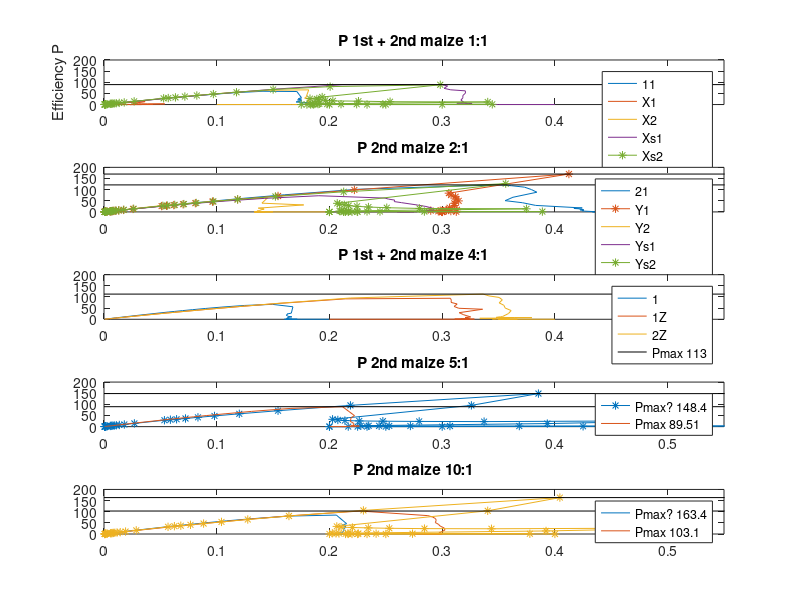
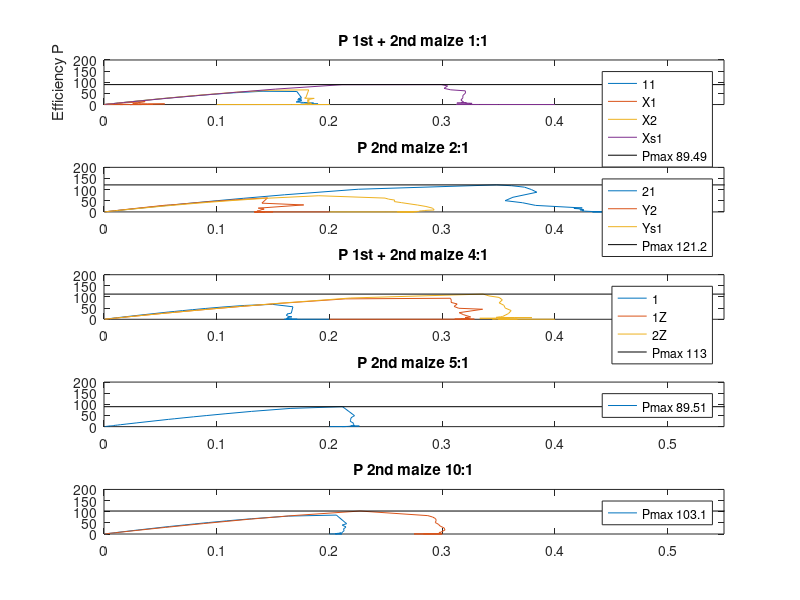

Reproduce these figures in MATLAB, in order.
close all
clear

res = [999999 899999 799999 699999 599999 499999 399999 299999 199999 99999 89999 79999 69999 59999 49999 39999 29999 19999 9999 8999 7999 6999 5999 4999 3999 2999 1999 999 899 799 699 599 499 399 299 199 99 89 79 69 59 49 39 29 19 9 8 7 6 5 4 3 2 1 0];

%--------------------------------------------------------------------------
%w 5 measurements, airampo

%stora b?garen
%mV, 999 999 - 0 Ohm
aC1_V = 200;
aC2_V = [600 600 530 530 529 529 529 528 528 527 526 522 521 520 518 517 515 513 509 507 497 486 443 431 418 401 377 343 297 232 160 073 064 057 49.1 40.6 32.5 24.4 16.2 8.0 7.2 6.4 5.6 4.7 3.9 3.0 2.2 1.4 0.6 0.4 0.3 0.3 0.2 0.1 0];

aB1_V = [402 402 396 393 388 385 374 374 363 358 349 336 330 323 316 306 296 287 286 282 283 284 282 192 073 052 026 023 021 19.7 17.0 14.2 8.7 5.8 2.8 2.5 2.2 1.9 1.6 1.3 1.0 0.7 0.4 0.1 0.1 0 0 0 0 0 0 0 0 0 0];
aB2_V = 490;
aB3_V = [566 566 564 563 561 559 557 555 553 550 547 540 539 533 527 522 516 509 498 474 402 374 340 310 276 235 193 149 101 48.5 43.6 38.6 33.5 28.6 23.5 18.9 14.0 9.2 4.5 4.0 3.5 3.1 2.6 2.1 1.6 1.2 0.7 0.3 0.2 0.2 0.1 0.1 0 0 0];

aC2_I = aC2_V./res;
aB1_I = aB1_V./res;
aB3_I = aB3_V./res;

% figure
% plot(aC2_I, aC2_V, aB1_I, aB1_V, aB3_I, aB3_V);
% legend('2C', '1B', '3B')
% title('1st airampo 2C 1B 3B')


%------------------------------------------------------------------------------------------------------
%------------------------------------------------------------------------------------------------------

%w 6 monday

%airampo, mV
aBprim1_V = [538 538 540 539 540 539 539 538 538 536 534 530 529 526 524 521 517 510 496 431 421 406 388 366 325 385 227 157 119 97 82 68 54 41 27 14 13 12 11 9 8 7 6 5 3 2 1 0.9 0.8 0.7 0.6 0.5 0.4 0.2 0];
aBprim1_I = aBprim1_V./res;
aBprim2_V = [612 612 610 609 609 608 607 606 605 604 603 601 600 598 597 595 593 589 583 564 559 552 545 535 521 500 565 389 201 175 155 135 115 105 56 37 19 17 14 12 10.5 8.6 7.0 5.1 4.0 2.0 1.5 1.3 1.1 0.9 0.7 0.6 0.4 0.2 0];
aBprim2_I = aBprim2_V./res;

aCprim1_V = [602 602 602 602 602 601 600 598 594 591 587 585 584 581 576 571 563 545 497 582 466 444 415 392 342 270 189 92.0 80.0 72.0 62.9 53.0 42.8 36.7 25.5 17.7 8.8 7.0 6.8 6.0 5.0 4.3 3.3 2.5 1.7 0.9 0.6 0.6 0.5 0.4 0.3 0.2 0.1 0 0];
aCprim1_I = aCprim1_V./res;
%felk?lla beh?vde s?tta p? silver 2ggr
aCprim2_V = [562 562 445 444 442 429 412 413 400 395 381 377 375 370 372 365 360 354 343 292 278 266 255 237 217 185 141 80 73.6 66.0 58.8 50.3 41.8 33.6 25.6 16.8 8.3 7.5 6.6 5.6 4.8 4.0 3.1 2.4 1.5 0.7 0.6 0.5 0.5 0.4 0.3 0.2 0.1 0 0];
aCprim2_V = aCprim2_V./res;

% figure
% subplot(2, 1, 1)
% plot(aBprim1_I, aBprim1_V, aBprim2_I, aBprim2_V)
% title('2nd airampo 1B 2B')
% xlim([0 0.55])
% legend('1', '2')
% subplot(2, 1, 2)
% plot(aCprim1_I, aCprim1_V, aCprim2_V, aCprim2_V)
% title('2nd airampo 1C 2C')
% xlim([0 0.55])
% legend('1', '2')


% %black maize ------------------------------------------------------------
%1:1
mX1_V = [516 516 511 509 506 504 502 500 496 491 477 467 463 455 447 437 423 401 365 270 204 183 161 142 122 99 77.0 53.8 25.5 22.1 19.2 17.1 13.6 11.4 8.8 6.5 4.3 2.1 1.9 1.6 1.4 1.2 0.9 0.7 0.5 0.3 0.2 0.1 0.1 0 0 0 0 0 0];
mX1_I = mX1_V./res;
mX2_V = [557 557 557 557 556 555 555 554 552 551 550 549 548 546 545 544 541 535 522 517 512 507 500 487 472 439 363 179 160 149 127 108 90.9 72.0 54.1 36.5 18.2 16.2 14.3 12.3 10.5 9.0 7.2 5.3 3.5 1.7 1.4 1.3 1.1 0.9 0.8 0.5 0.2 0.1 0];
mX2_I = mX2_V./res;

%2:1
mY1_V = [525 525 525 525 525 525 525 525 525 522 521 521 521 520 519 518 517 516 511 499 495 491 486 481 474 463 444 412 275 246 218 187 157 124 93 61 31 27 24 20 17.6 14.7 12.0 8.6 5.7 2.7 2.5 2.1 1.8 1.5 1.2 0.9 0.6 0.3 0];
mY1_I = mY1_V./res;
mY2_V = [584 584 584 583 583 583 582 581 581 580 576 575 574 571 571 569 567 562 553 530 520 512 501 488 467 435 280 177 123 113 98.7 85.1 69.4 55.2 41.3 27.0 13.9 12.5 10.7 9.4 7.9 6.6 5.3 3.9 2.6 1.2 1.1 1.0 0.8 0.7 0.6 0.4 0.3 0.2 0];
mY2_I = mY2_V./res;

%4:1
%m?ngden majs f?r andra m?tningen
mZ1_V = [536 536 536 535 535 534 534 533 532 531 530 528 528 527 525 524 522 519 510 506 502 497 492 486 475 460 428 307 277 246 219 186 157 134 94.2 63.5 32.2 28.8 25.3 22.3 19.0 15.7 12.6 9.4 6.1 2.8 2.5 2.3 1.9 1.6 1.3 0.9 0.6 0.2 0];
mZ1_I = mZ1_V./res;
mZ2_V = [530 530 528 529 528 527 526 526 525 524 523 522 521 510 519 517 516 513 504 501 499 496 492 486 478 463 437 336 307 280 247 210 177 142 108 71.4 35.0 31.3 27.6 24.0 21.5 18.6 13.0 10.1 6.6 3.1 2.8 2.5 2.1 1.8 1.4 1.1 0.7 0.4 0];
mZ2_I = mZ2_V./res;

%1:1
%mer majs ?n 2a, 15:15 ist?llet f?r 10:10
mXs1_V = [531 531 531 530 530 530 529 528 527 526 525 523 522 521 519 517 515 514 504 501 497 492 486 479 470 456 422 299 274 241 215 192 160 127 95.2 63.0 31.6 28.2 25.4 21.6 19.1 16.0 12.6 9.3 6.1 2.9 2.5 2.2 1.9 1.6 1.3 1.0 0.7 0.4 0];
mXs1_I = mXs1_V./res;
mXs2_V = [554 554 553 552 552 552 551 550 549 548 546 545 544 543 542 540 538 535 529 513 507 502 494 485 470 450 401 298 174 146 132 114 98 81 67.5 50.5 33.7 17.0 14.6 12.9 11.2 9.7 8.2 6.5 4.7 3.1 1.4 1.3 1.1 0.9 0.8 0.7 0.5 0.3 0];
mXs2_I = mXs2_V./res;

%? = w
%2:1, 15:7,5g
mYs1_V = [520 520 519 520 520 519 519 519 518 517 517 517 516 516 515 514 511 507 494 490 486 481 475 465 450 427 381 249 227 206 180 158 135 111 85.4 58.0 29.0 25.5 22.5 19.6 16.6 13.7 10.9 8.1 5.1 2.5 2.1 1.9 1.6 1.3 1.1 0.8 0.5 0.2 0];
mYs1_I = mYs1_V./res;
%ljus glappar
mYs2_V = [547 547 546 546 544 544 543 542 541 540 538 537 535 534 533 532 530 527 522 506 502 496 491 485 474 456 425 356 186 167 149 130 112 93.6 75.0 55.7 37.1 18.6 16.6 14.7 12.8 11.0 9.1 7.1 5.4 3.5 1.7 1.5 1.3 1.1 0.9 0.6 0.4 0.2 0];
mYs2_I = mYs2_V./res;

% figure
% subplot(5, 1, 1)
% plot(mX1_I, mX1_V, mX2_I, mX2_V)
% title('1st maize X')
% xlim([0 0.35])
% legend('1', '2')
% subplot(5, 1, 2)
% plot(mY1_I, mY1_V, mY2_I, mY2_V)
% title('1st maize Y')
% xlim([0 0.35])
% legend('1', '2')
% subplot(5, 1, 3)
% plot(mZ1_I, mZ1_V, mZ2_I, mZ2_V)
% title('1st maize Z')
% xlim([0 0.35])
% legend('1', '2')
% subplot(5, 1, 4)
% plot(mV1_I, mV1_V, mV2_I, mV2_V)
% title('1st maize V')
% xlim([0 0.35])
% legend('1', '2')
% subplot(5, 1, 5)
% plot(mW1_I, mW1_V, mW2_I, mW2_V)
% title('1st maize W')
% xlim([0 0.35])
% legend('1', '2')


%------------------------------------------------------------------------------------------------------
%------------------------------------------------------------------------------------------------------
%10/02
%3e m?tningen, majs och kanske airampo med polymer sen

%4 majs

%1:1 - en kvar
%m111_V = [366];
%m112_V = [150];
%ngt ?r fel - oklart vad
%m?ste ha f?rsk majs?
%elektrolyten ?r f?r gammal?
m113_V = [561 561 561 560 558 557 556 555 552 549 547 546 545 544 541 539 536 531 517 511 506 499 490 478 459 423 342 175 155 140 120 105 87 68 53 37 18 16 15 12.3 10.5 8.6 6.8 5.3 3.4 1.6 1.4 1.3 1.1 0.9 0.8 0.6 0.4 0.2 0];
m113_I = m113_V./res;

%2:1 - en kvar
%2 m?tna med d?liga utrustningen
m212_V = [550 550 548 547 545 545 544 543 541 549 539 537 536 535 534 533 531 528 521 518 516 512 508 502 494 480 451 348 325 298 265 230 181 142 111 76.2 42.0 37.1 33.3 29.1 25.1 20.7 16.6 12.3 8.1 3.9 3.5 3.1 2.6 2.2 1.8 1.3 0.9 0.5 0];
m212_I = m212_V./res;

%4:1
m411_V = []; %fuckad
m412_V = [615 615 614 614 613 612 611 610 609 607 606 604 603 601 600 597 593 588 570 563 557 549 539 523 498 448 335 166 146 130 113 97.4 81.4 66.5 48.8 32.3 16.2 14.5 12.8 11.2 9.6 8.0 6.3 4.7 3.1 1.5 1.3 1.2 1.0 0.8 0.7 0.6 0.4 0.2 0];
m412_I = m412_V./res;
m413_V = []; %rispad

%5:1
m511_V = [568 568 567 566 565 565 563 561 559 557 553 552 551 548 547 544 541 539 536 530 515 506 500 490 480 463 437 385 293 162 145 128 113 98.7 83.6 67.1 51.3 35.0 18.0 16.2 14.4 12.4 10.6 8.9 7.0 5.2 3.4 1.4 1.3 1.0 0.9 0.7 0.5 0.3 0];
m511_I = m511_V./res;
m512_V = [609 609 608 608 607 606 606 604 603 602 600 599 596 595 592 591 588 583 571 565 561 555 547 537 523 495 423 222 198 175 153 131 109 87.8 66.2 44.0 22.0 19.6 17.4 15.1 13.0 11.1 8.5 6.3 4.1 1.9 1.7 1.5 1.2 1.0 0.8 0.6 0.4 0.2 0];
m512_I = m512_V./res;
m513_V = []; %f?r l?g, 10mV h?gsta med bra m?tutrustning

%10:1
m1011_V = [620 620 620 620 620 619 618 617 616 614 612 611 610 609 607 605 602 597 581 575 570 563 555 543 523 491 412 215 190 170 150 128 106 85.0 63.6 42.1 20.9 18.6 16.6 14.3 12.2 10.1 8.0 6.0 3.9 1.9 1.6 1.4 1.2 1.0 0.8 0.6 0.4 0.2 0];
m1011_I = m1011_V./res;
m1012_V = [578 578 577 576 575 574 573 572 571 570 569 568 567 566 565 564 562 558 545 542 539 535 530 523 515 495 454 287 262 235 206 176 148 119 90.2 60.2 29.6 26.6 23.5 20.6 17.6 14.6 11.6 8.6 5.6 2.6 2.3 2.0 1.7 1.5 1.1 0.9 0.6 0.3 0];
m1012_I = m1012_V./res;
m1013_V = [589 589 589 589 588 588 587 587 586 585 584 582 581 579 578 576 574 572 568 562 545 537 530 521 510 492 460 404 306 165 147 132 117 101 85.0 68.4 51.6 34.9 16.0 14.2 12.3 10.6 8.8 7.0 5.2 3.4 1.6 1.5 1.3 1.1 0.9 0.7 0.5 0.4 0];
m1013_I = m1013_V./res; %hade 52 m?tpukter - la till 2 589 i b?rjan

% figure
% subplot(5, 2, 1)
% plot(m113_I, m113_V) %mY1_I, mY1_V, mY2_I, mY2_V, 
% title('1st + 2nd maize 1:1')
% xlim([0 0.55])
% ylim([0 700])
% legend('Y1', 'Y2', '1:1')
% subplot(5, 2, 3)
% plot(m212_I, m212_V)
% title('2nd maize 2:1')
% xlim([0 0.55])
% ylim([0 700])
% %legend('Y1', 'Y2', '1.1')
% subplot(5, 2, 5)
% plot(m412_I, m412_V) %mZ1_I, mZ1_V, mZ2_I, mZ2_V, 
% title('1st + 2nd maize 4:1')
% xlim([0 0.55])
% ylim([0 700])
% legend('1Z', '2Z', '1')
% subplot(5, 2, 7)
% plot(m511_I, m511_V, m512_I, m512_V) %en f?r d?lig
% title('2nd maize 5:1')
% xlim([0 0.55])
% ylim([0 700])
% subplot(5, 2, 9)
% plot(m1011_I, m1011_V, m1012_I, m1012_V, m1013_I, m1013_V)
% title('2nd maize 10:1')
% xlim([0 0.55])
% ylim([0 700])
% subplot(5, 2, 2)
% plot(mX1_I, mX1_V, mX2_I, mX2_V)
% title('1st maize X')
% xlim([0 0.55])
% ylim([0 700])
% legend('1', '2')
% subplot(5, 2, 4)
% plot(mY1_I, mY1_V, mY2_I, mY2_V)
% title('1st maie Y')
% xlim([0 0.55])
% ylim([0 700])
% legend('1', '2')
% subplot(5, 2, 6)
% plot(mZ1_I, mZ1_V, mZ2_I, mZ2_V)
% title('1st maize Z')
% xlim([0 0.55])
% ylim([0 700])
% legend('1', '2')
% subplot(5, 2, 8)
% plot(mV1_I, mV1_V, mV2_I, mV2_V)
% title('1st maize V')
% xlim([0 0.55])
% ylim([0 700])
% legend('1', '2')
% subplot(5, 2, 10)
% plot(mW1_I, mW1_V, mW2_I, mW2_V)
% title('1st maize W')
% xlim([0 0.55])
% ylim([0 700])
% legend('1', '2')

% figure
% subplot(5, 1, 1)
% plot(m113_I, m113_V, mX1_I, mX1_V, mX2_I, mX2_V, mXs1_I, mXs1_V, mXs2_I, mXs2_V)
% title('1st + 2nd maize 1:1')
% xlim([0 0.55])
% ylim([0 700])
% legend('11', 'X1', 'X2', 'Xs1', 'Xs2')
% subplot(5, 1, 2)
% plot(m212_I, m212_V, mY1_I, mY1_V, mY2_I, mY2_V, mYs1_I, mYs1_V, mYs2_I, mYs2_V)
% title('2nd maize 2:1')
% xlim([0 0.55])
% ylim([0 700])
% legend('21', 'Y1', 'Y2', 'Ys1', 'Ys2')
% subplot(5, 1, 3)
% plot(m412_I, m412_V, mZ1_I, mZ1_V, mZ2_I, mZ2_V) 
% title('1st + 2nd maize 4:1')
% xlim([0 0.55])
% ylim([0 700])
% legend('1', '1Z', '2Z')
% subplot(5, 1, 4)
% plot(m511_I, m511_V, m512_I, m512_V) %en f?r d?lig
% title('2nd maize 5:1')
% xlim([0 0.55])
% ylim([0 700])
% subplot(5, 1, 5)
% plot(m1011_I, m1011_V, m1012_I, m1012_V, m1013_I, m1013_V)
% title('2nd maize 10:1')
% xlim([0 0.55])
% ylim([0 700])

m113_P = m113_V.*m113_I;
mX1_P = mX1_V.*mX1_I;
mX2_P = mX2_V.*mX2_I;
mXs1_P = mXs1_V.*mXs1_I;
mXs2_P = mXs2_V.*mXs2_I;
m212_P = m212_V.*m212_I;
mY1_P = mY1_V.*mY1_I;
mY2_P = mY2_V.*mY2_I;
mYs1_P = mYs1_V.*mYs1_I;
mYs2_P = mYs2_V.*mYs2_I;
m412_P = m412_V.*m412_I;
mZ1_P = mZ1_V.*mZ1_I;
mZ2_P = mZ2_V.*mZ2_I;
m511_P = m511_V.*m511_I;
m512_P = m512_V.*m512_I;
m1011_P = m1011_V.*m1011_I;
m1012_P = m1012_V.*m1012_I;
m1013_P = m1013_V.*m1013_I;

%m?tfel p? nr 29 (-30) motsvarar 899 Ohm
%efficiency w/ measurement errors
figure
subplot(5, 1, 1)
plot(m113_I, m113_P, mX1_I, mX1_P, mX2_I, mX2_P, mXs1_I, mXs1_P, mXs2_I, mXs2_P, '-*', [0 200], [89.49 89.49], 'k')
title('P 1st + 2nd maize 1:1')
xlim([0 0.55])
ylim([0 200])
legend('11', 'X1', 'X2', 'Xs1', 'Xs2', 'Pmax 89.49')
ylabel('Efficiency P')
subplot(5, 1, 2)
plot(m212_I, m212_P, mY1_I, mY1_P,  '-*', mY2_I, mY2_P, mYs1_I, mYs1_P, mYs2_I, mYs2_P, '-*', [0 200], [169.9 169.9], 'k', [0 200], [121.2 121.2], 'k')
title('P 2nd maize 2:1')
xlim([0 0.55])
ylim([0 200])
legend('21', 'Y1', 'Y2', 'Ys1', 'Ys2', 'Pmax? 169.9', 'Pmax 121.2')
subplot(5, 1, 3)
plot(m412_I, m412_P, mZ1_I, mZ1_P, mZ2_I, mZ2_P, [0 200], [113 113], 'k') 
title('P 1st + 2nd maize 4:1')
xlim([0 0.55])
ylim([0 200])
legend('1', '1Z', '2Z', 'Pmax 113')
subplot(5, 1, 4)
plot(m511_I, m511_P, '-*', m512_I, m512_P, [0 200], [148.4 148.4], 'k', [0 200], [89.51 89.51], 'k') %en f?r d?lig
title('P 2nd maize 5:1')
xlim([0 0.55])
ylim([0 200])
legend('Pmax? 148.4', 'Pmax 89.51')
subplot(5, 1, 5)
plot(m1011_I, m1011_P, m1012_I, m1012_P, m1013_I, m1013_P,  '-*', [0 200], [163.4 163.4], 'k', [0 200], [103.1 103.1], 'k')
title('P 2nd maize 10:1')
xlim([0 0.55])
ylim([0 200])
legend('Pmax? 163.4', 'Pmax 103.1')

%effiency without measurement errors
figure
subplot(5, 1, 1)
plot(m113_I, m113_P, mX1_I, mX1_P, mX2_I, mX2_P, mXs1_I, mXs1_P, [0 200], [89.49 89.49], 'k')
title('P 1st + 2nd maize 1:1')
xlim([0 0.55])
ylim([0 200])
legend('11', 'X1', 'X2', 'Xs1', 'Pmax 89.49')
ylabel('Efficiency P')
subplot(5, 1, 2)
plot(m212_I, m212_P, mY2_I, mY2_P, mYs1_I, mYs1_P, [0 200], [121.2 121.2], 'k')
title('P 2nd maize 2:1')
xlim([0 0.55])
ylim([0 200])
legend('21', 'Y2', 'Ys1', 'Pmax 121.2')
subplot(5, 1, 3)
plot(m412_I, m412_P, mZ1_I, mZ1_P, mZ2_I, mZ2_P, [0 200], [113 113], 'k') 
title('P 1st + 2nd maize 4:1')
xlim([0 0.55])
ylim([0 200])
legend('1', '1Z', '2Z', 'Pmax 113')
subplot(5, 1, 4)
plot(m512_I, m512_P, [0 200], [89.51 89.51], 'k') %en f?r d?lig
title('P 2nd maize 5:1')
xlim([0 0.55])
ylim([0 200])
legend('Pmax 89.51')
subplot(5, 1, 5)
plot(m1011_I, m1011_P, m1012_I, m1012_P, [0 200], [103.1 103.1], 'k')
title('P 2nd maize 10:1')
xlim([0 0.55])
ylim([0 200])
legend('Pmax 103.1')

%airampo omgang 3 ---------------------------------------------------------
%med polymerpapper

a31_V = [480 479 477 476 476 475 474 473 471 467 465 463 461 458 455 449 441 424 374 353 335 317 300 268 228 184 130 65.0 56.8 50.0 43.9 37.4 31.4 25.2 18.9 12.3 6.1 5.4 4.7 3.6 2.5 2.0 1.6 1.2 0.8 0.7 0.7 0.6 0.6 0.1 0.1 0.1 0 0 0];
a31_I = a31_V./res;

% figure
% plot(aBprim1_I, aBprim1_V, aBprim2_I, aBprim2_V, a31_I, a31_V)
% title('2nd airampo Bprim Bpoly')
% xlim([0 0.55])
% legend('1', '2', 'poly')
